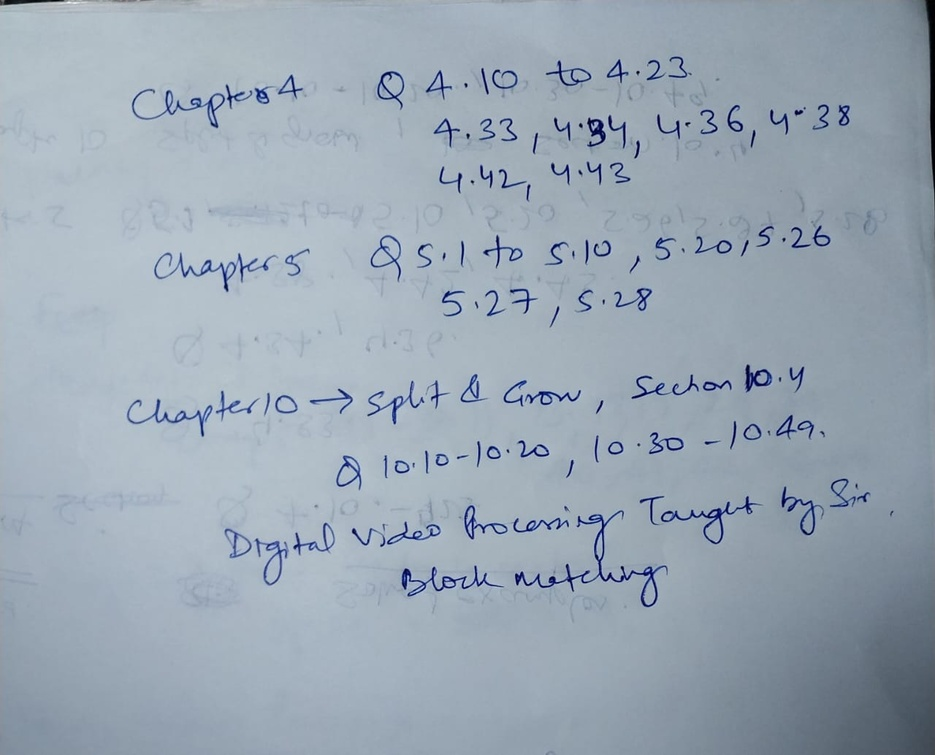
#> input picture SECOND_SEM/DIP/WhatsApp Image 2024-07-14 at 16.05.22.jpeg, 935 x 755 px, shrunk from 1280 x 1034 before the run, given in place of the camera
$ python feature_extraction.py   (older library calls are emulated)
#> lines starting #> are read from the running program, lines starting #| are printed output that depends on the picture; after the words box and inside, x2 and y2 are one past the last pixel; in counts of white or black regions, pixels touching at a corner belong together
import cv2
import numpy as np
import matplotlib.pyplot as plt
from skimage.feature import greycomatrix, greycoprops, local_binary_pattern

def capture_webcam_image():
    cap = cv2.VideoCapture(0)
    if not cap.isOpened():
        print("Error: Could not open webcam.")
        return None

    ret, frame = cap.read()
    cap.release()

    if not ret:
        print("Error: Could not read frame.")
        return None

    return frame

def sobel_edge_detection(image):
    gray = cv2.cvtColor(image, cv2.COLOR_BGR2GRAY)
    sobel_x = cv2.Sobel(gray, cv2.CV_64F, 1, 0, ksize=3)
    sobel_y = cv2.Sobel(gray, cv2.CV_64F, 0, 1, ksize=3)
    magnitude = cv2.magnitude(sobel_x, sobel_y)
    return magnitude

def canny_edge_detection(image):
    gray = cv2.cvtColor(image, cv2.COLOR_BGR2GRAY)
    edges = cv2.Canny(gray, 100, 200)
    return edges

def texture_analysis(image):
    gray = cv2.cvtColor(image, cv2.COLOR_BGR2GRAY)
    glcm = greycomatrix(gray, [1], [0], symmetric=True, normed=True)
    contrast = greycoprops(glcm, 'contrast')[0, 0]
    correlation = greycoprops(glcm, 'correlation')[0, 0]
    return contrast, correlation

def local_binary_patterns(image):
    gray = cv2.cvtColor(image, cv2.COLOR_BGR2GRAY)
    lbp = local_binary_pattern(gray, P=8, R=1, method='uniform')
    return lbp

def find_contours(image):
    gray = cv2.cvtColor(image, cv2.COLOR_BGR2GRAY)
    _, thresh = cv2.threshold(gray, 127, 255, cv2.THRESH_BINARY)
    contours, _ = cv2.findContours(thresh, cv2.RETR_EXTERNAL, cv2.CHAIN_APPROX_SIMPLE)
    return contours

def hough_transform(image):
    gray = cv2.cvtColor(image, cv2.COLOR_BGR2GRAY)
    edges = cv2.Canny(gray, 100, 200)
    lines = cv2.HoughLinesP(edges, 1, np.pi / 180, 100, minLineLength=50, maxLineGap=10)
    return lines

def display_images(images, titles):
    plt.figure(figsize=(15, 10))

    for i in range(len(images)):
        plt.subplot(2, 3, i + 1)
        if images[i] is None:
            continue
        plt.imshow(images[i], cmap='gray' if len(images[i].shape) == 2 else None)
        plt.title(titles[i])
        plt.axis('off')

    plt.show()

def main():
    frame = capture_webcam_image()
#> in capture_webcam_image, frame is the input picture: shape (755, 935, 3); mean B, G, R 180.4, 167.4, 154.2
    if frame is not None:
        sobel_edges = sobel_edge_detection(frame)
#> in sobel_edge_detection, `gray = cv2.cvtColor(image, cv2.COLOR_BGR2GRAY)`:
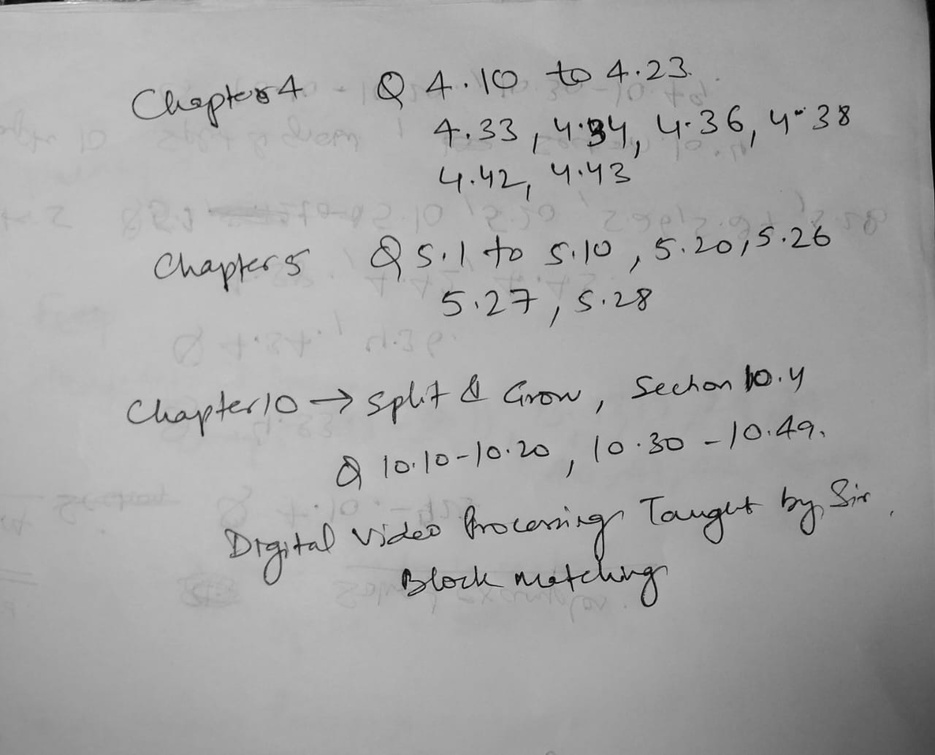
#> gray: shape (755, 935); min 0, max 246, mean 164.9
#> in sobel_edge_detection, `sobel_x = cv2.Sobel(gray, cv2.CV_64F, 1, 0, ksize=3)`:
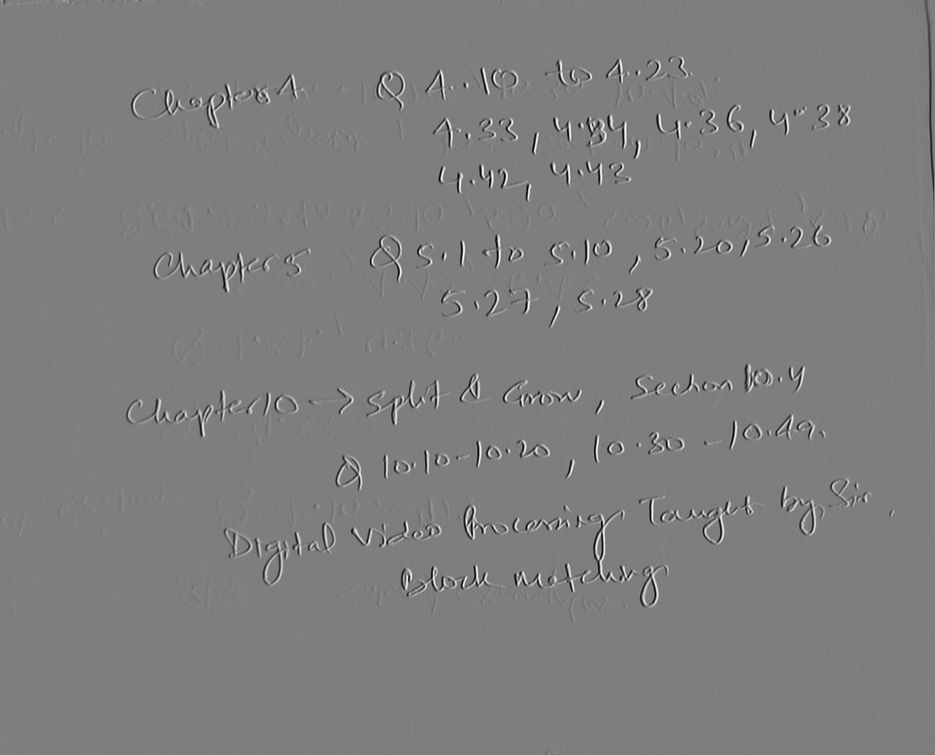
#> sobel_x: shape (755, 935) float64; min -717, max 726, mean -0.7; drawn with min black and max white
#> in sobel_edge_detection, `sobel_y = cv2.Sobel(gray, cv2.CV_64F, 0, 1, ksize=3)`:
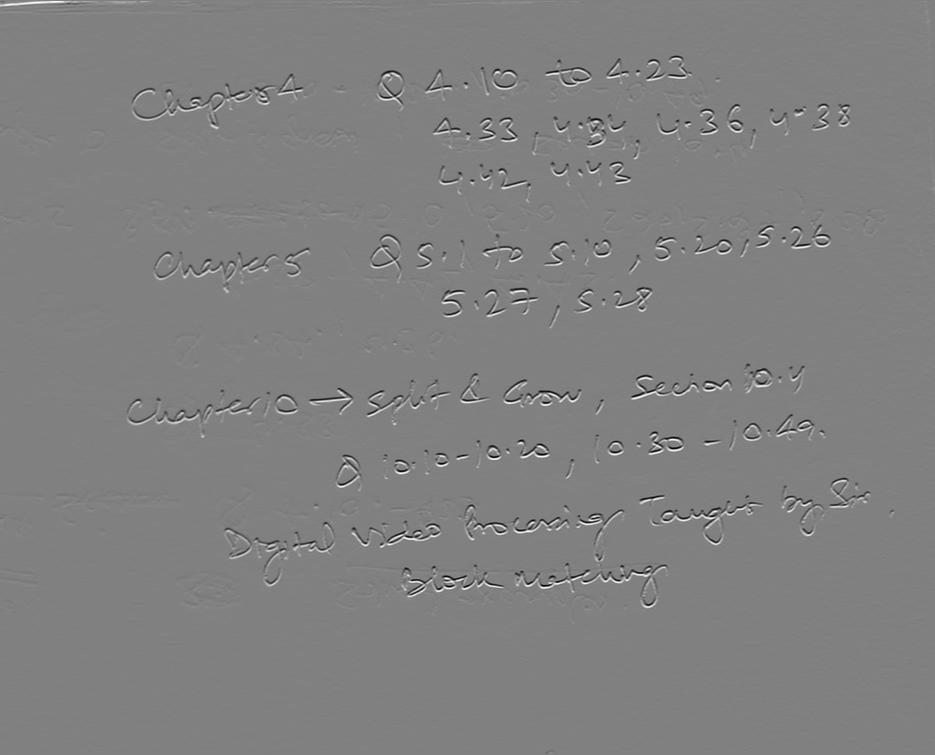
#> sobel_y: shape (755, 935) float64; min -713, max 698, mean -0.1; drawn with min black and max white
        canny_edges = canny_edge_detection(frame)
#> in canny_edge_detection, `edges = cv2.Canny(gray, 100, 200)`:
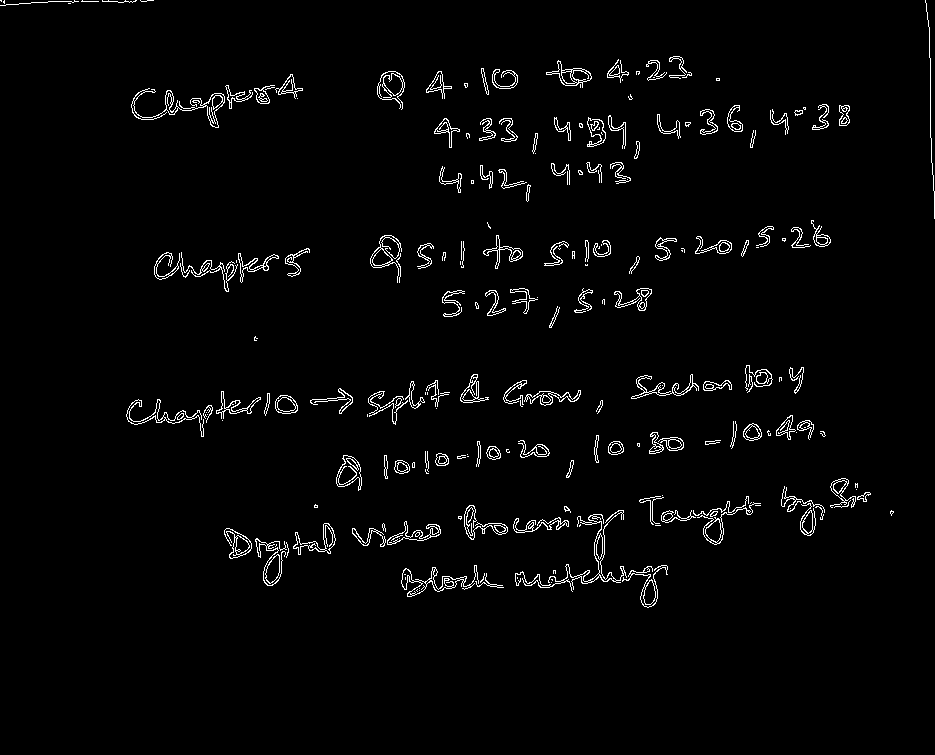
#> edges: shape (755, 935); 2.3% white in thin lines or dots, all inside (x1, y1, x2, y2) = (0, 0, 935, 608)
        contrast, correlation = texture_analysis(frame)
#> in texture_analysis, `contrast = greycoprops(glcm, 'contrast')[0, 0]`: contrast = 138.6
#> in texture_analysis, `correlation = greycoprops(glcm, 'correlation')[0, 0]`: correlation = 0.894
#> contrast = 138.6; correlation = 0.894
        lbp = local_binary_patterns(frame)
#> in local_binary_patterns, `lbp = local_binary_pattern(gray, P=8, R=1, method='uniform')`:
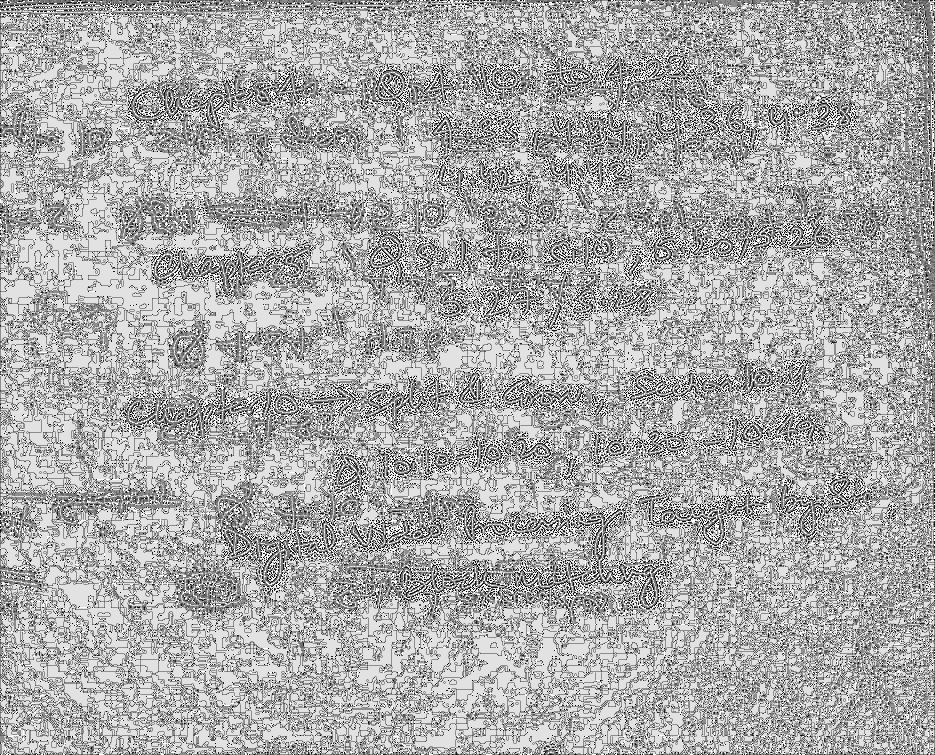
#> lbp: shape (755, 935) float64; min 0, max 9, mean 6.03; drawn with min black and max white
        contours = find_contours(frame)
#> in find_contours, `_, thresh = cv2.threshold(gray, 127, 255, cv2.THRESH_BINARY)`:
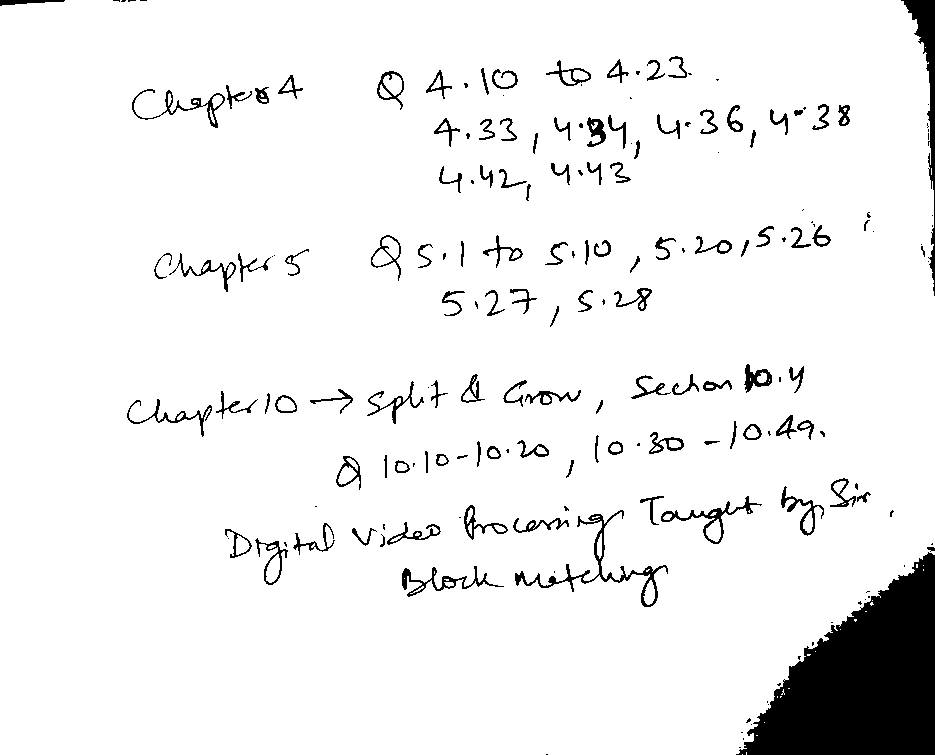
#> thresh: shape (755, 935); 93.7% white; 188 black regions (74 under 20 px)
#> in find_contours, `contours, _ = cv2.findContours(thresh, cv2.RETR_EXTERNAL, cv2.CHAIN_AP..`: contours = 21 contours, 20 with area under 20; largest, box (x1, y1, x2, y2) and area: (0, 0, 935, 755) 678295
        lines = hough_transform(frame)
#> in hough_transform, `lines = cv2.HoughLinesP(edges, 1, np.pi / 180, 100, minLineLength=50, ..`: lines = 46 rows, first 6: [382, 537, 440, 532], [145, 418, 251, 412], [466, 533, 623, 519], [466, 531, 623, 517], [275, 552, 331, 547], [504, 400, 579, 396]

        titles = [
            'Original Image',
            'Sobel Edges',
            'Canny Edges',
            'Local Binary Patterns',
            f'Texture - Contrast: {contrast:.2f}, Correlation: {correlation:.2f}'
        ]

        images = [frame, sobel_edges, canny_edges, lbp, contours]
        display_images(images, titles)
#> the loop in display_images, `for i in range(len(images)):` made 5 passes

if __name__ == "__main__":
#> (the run stopped early here; a loop or call above may not have finished)
